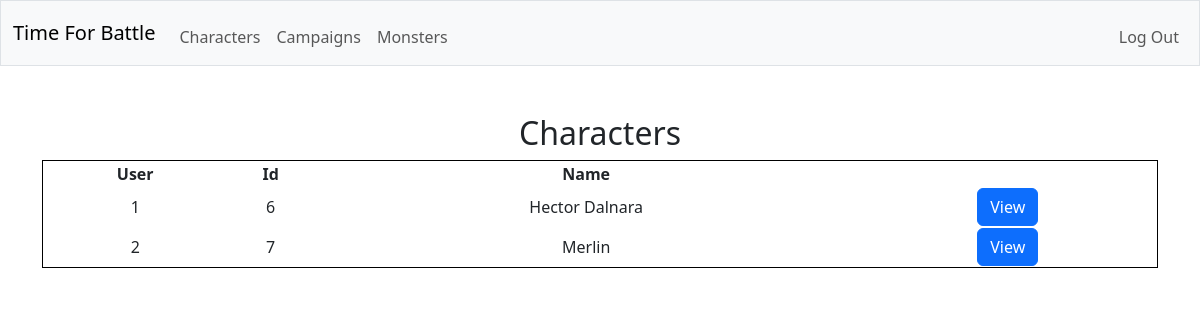
/character_list (signed in), run on the app's committed database.
### tables this page shows
CREATE TABLE characters (creature_id INTEGER NOT NULL, background TEXT NOT NULL, species TEXT NOT NULL, class TEXT NOT NULL,  prof_bonus INT NOT NULL, species_traits TEXT NOT NULL, feats TEXT NOT NULL, acrobatics INTEGER NOT NULL, animal_handling INTEGER NOT NULL, arcana INTEGER NOT NULL, athletics INTEGER NOT NULL, deception INTEGER NOT NULL, history INTEGER NOT NULL, insight INTEGER NOT NULL, intimidation INTEGER NOT NULL, investigation INTEGER NOT NULL, medicine INTEGER NOT NULL, nature INTEGER NOT NULL, perception INTEGER NOT NULL, performance INTEGER NOT NULL, persuasion INTEGER NOT NULL, religion INTEGER NOT NULL, sleight_of_hand INTEGER NOT NULL, stealth INTEGER NOT NULL, survival INTEGER NOT NULL, FOREIGN KEY (creature_id) REFERENCES creatures(id));

CREATE TABLE creatures (id INTEGER PRIMARY KEY NOT NULL, user_id INTEGER NOT NULL, is_player INTEGER NOT NULL, name TEXT NOT NULL, size TEXT NOT NULL, alignment TEXT NOT NULL, armor_class TEXT NOT NULL, max_hitpoints INTEGER NOT NULL, initiative_bonus INTEGER NOT NULL, speed TEXT NOT NULL, strength INTEGER NOT NULL, dexterity INTEGER NOT NULL, constitution INTEGER NOT NULL, intelligence INTEGER NOT NULL, wisdom INTEGER NOT NULL, charisma INTEGER NOT NULL, strength_save_bonus INTEGER NOT NULL, dexterity_save_bonus INTEGER NOT NULL, constitution_save_bonus INTEGER NOT NULL, intelligence_save_bonus INTEGER NOT NULL, wisdom_save_bonus INTEGER NOT NULL, charisma_save_bonus INTEGER NOT NULL, skills TEXT NOT NULL, senses TEXT NOT NULL, languages TEXT NOT NULL, traits TEXT NOT NULL, FOREIGN KEY (user_id) REFERENCES users(id));

### app.py (the view)
@app.route("/character_list")
@login_required
def character_list():
    with sqlite3.connect(database) as conn:
        conn.row_factory = sqlite3.Row
        cur = conn.cursor()
        cur.execute(
            "SELECT * FROM creatures JOIN characters ON characters.creature_id = creatures.id WHERE is_player = ?",
            (1,)
        )
        characters = [dict(row) for row in cur.fetchall()]
    return render_template("character_list.html", characters=characters)

### helpers.py (called while the page is built)
def login_required(f):
    @wraps(f)
    def decorated_function(*args, **kwargs):
        if session.get("user_id") is None:
            return redirect("/login")
        return f(*args, **kwargs)
    return decorated_function

### templates/character_list.html (shortened to what this page needs)
{% extends "layout.html" %}
{% block main %}
    <h2>Characters</h2>
    <table>
        <thead>
            <tr>
                <th>User</th>
                <th>Id</th>
                <th>Name</th>
            </tr>
        </thead>
        <tbody>
            {% for character in characters %}
                <tr>
                    <td>{{ character.user_id }}</td>
                    <td>{{ character.id }}</td>
                    <td>{{ character.name }}</td>
                    <td>
                        <form action="/character/{{ character.id }}" method="get">
                            <button class="btn btn-primary" type="submit">View</button>
                        </form>
                    </td>
                </tr>
            {% endfor %}
        </tbody>
    </table>
{% endblock %}

### static/styles.css (style rules this page uses)
table { width: 100%; border: 1px solid #000; }

### data on the page
characters: user_id "1", id "6", name "Hector Dalnara"
characters: user_id "2", id "7", name "Merlin"
